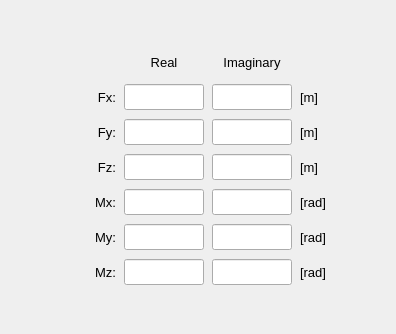
           <widget class="QWidget" name="tab_constant_values">
            <attribute name="title">
             <string>Constant values</string>
            </attribute>
            <layout class="QGridLayout" name="gridLayout_12">
             <property name="leftMargin">
              <number>2</number>
             </property>
             <property name="topMargin">
              <number>2</number>
             </property>
             <property name="rightMargin">
              <number>2</number>
             </property>
             <property name="bottomMargin">
              <number>2</number>
             </property>
             <property name="spacing">
              <number>2</number>
             </property>
             <item row="1" column="0">
              <widget class="QFrame" name="frame_8">
               <property name="minimumSize">
                <size>
                 <width>340</width>
                 <height>250</height>
                </size>
               </property>
               <property name="maximumSize">
                <size>
                 <width>16777215</width>
                 <height>320</height>
                </size>
               </property>
               <property name="font">
                <font>
                 <pointsize>11</pointsize>
                </font>
               </property>
               <property name="frameShape">
                <enum>QFrame::NoFrame</enum>
               </property>
               <property name="frameShadow">
                <enum>QFrame::Raised</enum>
               </property>
               <layout class="QGridLayout" name="gridLayout">
                <property name="leftMargin">
                 <number>4</number>
                </property>
                <property name="topMargin">
                 <number>4</number>
                </property>
                <property name="rightMargin">
                 <number>4</number>
                </property>
                <property name="bottomMargin">
                 <number>4</number>
                </property>
                <property name="horizontalSpacing">
                 <number>8</number>
                </property>
                <property name="verticalSpacing">
                 <number>6</number>
                </property>
                <item row="4" column="2">
                 <widget class="QLineEdit" name="lineEdit_real_Fy">
                  <property name="minimumSize">
                   <size>
                    <width>80</width>
                    <height>26</height>
                   </size>
                  </property>
                  <property name="maximumSize">
                   <size>
                    <width>80</width>
                    <height>26</height>
                   </size>
                  </property>
                  <property name="font">
                   <font>
                    <family>MS Shell Dlg 2</family>
                    <pointsize>10</pointsize>
                    <weight>50</weight>
                    <italic>false</italic>
                    <bold>false</bold>
                   </font>
                  </property>
                  <property name="styleSheet">
                   <string notr="true"/>
                  </property>
                  <property name="alignment">
                   <set>Qt::AlignCenter</set>
                  </property>
                 </widget>
                </item>
                <item row="4" column="4">
                 <widget class="QLabel" name="label_Uy_unit">
                  <property name="minimumSize">
                   <size>
                    <width>50</width>
                    <height>26</height>
                   </size>
                  </property>
                  <property name="maximumSize">
                   <size>
                    <width>50</width>
                    <height>26</height>
                   </size>
                  </property>
                  <property name="font">
                   <font>
                    <family>MS Shell Dlg 2</family>
                    <pointsize>10</pointsize>
                    <weight>50</weight>
                    <italic>false</italic>
                    <bold>false</bold>
                   </font>
                  </property>
                  <property name="text">
                   <string>[m]</string>
                  </property>
                  <property name="alignment">
                   <set>Qt::AlignLeading|Qt::AlignLeft|Qt::AlignVCenter</set>
                  </property>
                 </widget>
                </item>
                <item row="3" column="4">
                 <widget class="QLabel" name="label_Ux_unit">
                  <property name="minimumSize">
                   <size>
                    <width>50</width>
                    <height>26</height>
                   </size>
                  </property>
                  <property name="maximumSize">
                   <size>
                    <width>50</width>
                    <height>26</height>
                   </size>
                  </property>
                  <property name="font">
                   <font>
                    <family>MS Shell Dlg 2</family>
                    <pointsize>10</pointsize>
                    <weight>50</weight>
                    <italic>false</italic>
                    <bold>false</bold>
                   </font>
                  </property>
                  <property name="text">
                   <string>[m]</string>
                  </property>
                  <property name="alignment">
                   <set>Qt::AlignLeading|Qt::AlignLeft|Qt::AlignVCenter</set>
                  </property>
                 </widget>
                </item>
                <item row="5" column="2">
                 <widget class="QLineEdit" name="lineEdit_real_Fz">
                  <property name="minimumSize">
                   <size>
                    <width>80</width>
                    <height>26</height>
                   </size>
                  </property>
                  <property name="maximumSize">
                   <size>
                    <width>80</width>
                    <height>26</height>
                   </size>
                  </property>
                  <property name="font">
                   <font>
                    <family>MS Shell Dlg 2</family>
                    <pointsize>10</pointsize>
                    <weight>50</weight>
                    <italic>false</italic>
                    <bold>false</bold>
                   </font>
                  </property>
                  <property name="styleSheet">
                   <string notr="true"/>
                  </property>
                  <property name="alignment">
                   <set>Qt::AlignCenter</set>
                  </property>
                 </widget>
                </item>
                <item row="5" column="1">
                 <widget class="QLabel" name="label_Uz_constant">
                  <property name="minimumSize">
                   <size>
                    <width>70</width>
                    <height>26</height>
                   </size>
                  </property>
                  <property name="maximumSize">
                   <size>
                    <width>70</width>
                    <height>26</height>
                   </size>
                  </property>
                  <property name="font">
                   <font>
                    <family>MS Shell Dlg 2</family>
                    <pointsize>10</pointsize>
                    <weight>50</weight>
                    <italic>false</italic>
                    <bold>false</bold>
                   </font>
                  </property>
                  <property name="text">
                   <string>Fz:</string>
                  </property>
                  <property name="alignment">
                   <set>Qt::AlignRight|Qt::AlignTrailing|Qt::AlignVCenter</set>
                  </property>
                 </widget>
                </item>
                <item row="3" column="0">
                 <spacer name="horizontalSpacer_2">
                  <property name="orientation">
                   <enum>Qt::Horizontal</enum>
                  </property>
                  <property name="sizeHint" stdset="0">
                   <size>
                    <width>40</width>
                    <height>20</height>
                   </size>
                  </property>
                 </spacer>
                </item>
                <item row="2" column="3">
                 <widget class="QLabel" name="label_20">
                  <property name="minimumSize">
                   <size>
                    <width>80</width>
                    <height>26</height>
                   </size>
                  </property>
                  <property name="maximumSize">
                   <size>
                    <width>80</width>
                    <height>26</height>
                   </size>
                  </property>
                  <property name="font">
                   <font>
                    <family>MS Shell Dlg 2</family>
                    <pointsize>10</pointsize>
                    <weight>50</weight>
                    <italic>false</italic>
                    <bold>false</bold>
                   </font>
                  </property>
                  <property name="text">
                   <string>Imaginary</string>
                  </property>
                  <property name="alignment">
                   <set>Qt::AlignCenter</set>
                  </property>
                 </widget>
                </item>
                <item row="3" column="5">
                 <spacer name="horizontalSpacer">
                  <property name="orientation">
                   <enum>Qt::Horizontal</enum>
                  </property>
                  <property name="sizeHint" stdset="0">
                   <size>
                    <width>40</width>
                    <height>20</height>
                   </size>
                  </property>
                 </spacer>
                </item>
                <item row="2" column="2">
                 <widget class="QLabel" name="label_4">
                  <property name="minimumSize">
                   <size>
                    <width>80</width>
                    <height>26</height>
                   </size>
                  </property>
                  <property name="maximumSize">
                   <size>
                    <width>80</width>
                    <height>26</height>
                   </size>
                  </property>
                  <property name="font">
                   <font>
                    <family>MS Shell Dlg 2</family>
                    <pointsize>10</pointsize>
                    <weight>50</weight>
                    <italic>false</italic>
                    <bold>false</bold>
                   </font>
                  </property>
                  <property name="text">
                   <string>Real</string>
                  </property>
                  <property name="alignment">
                   <set>Qt::AlignCenter</set>
                  </property>
                 </widget>
                </item>
                <item row="3" column="3">
                 <widget class="QLineEdit" name="lineEdit_imag_Fx">
                  <property name="minimumSize">
                   <size>
                    <width>80</width>
                    <height>26</height>
                   </size>
                  </property>
                  <property name="maximumSize">
                   <size>
                    <width>80</width>
                    <height>26</height>
                   </size>
                  </property>
                  <property name="font">
                   <font>
                    <family>MS Shell Dlg 2</family>
                    <pointsize>10</pointsize>
                    <weight>50</weight>
                    <italic>false</italic>
                    <bold>false</bold>
                   </font>
                  </property>
                  <property name="styleSheet">
                   <string notr="true"/>
                  </property>
                  <property name="alignment">
                   <set>Qt::AlignCenter</set>
                  </property>
                 </widget>
                </item>
                <item row="3" column="2">
                 <widget class="QLineEdit" name="lineEdit_real_Fx">
                  <property name="minimumSize">
                   <size>
                    <width>80</width>
                    <height>26</height>
                   </size>
                  </property>
                  <property name="maximumSize">
                   <size>
                    <width>80</width>
                    <height>26</height>
                   </size>
                  </property>
                  <property name="font">
                   <font>
                    <family>MS Shell Dlg 2</family>
                    <pointsize>10</pointsize>
                    <weight>50</weight>
                    <italic>false</italic>
                    <bold>false</bold>
                   </font>
                  </property>
                  <property name="styleSheet">
                   <string notr="true"/>
                  </property>
                  <property name="text">
                   <string/>
                  </property>
                  <property name="alignment">
                   <set>Qt::AlignCenter</set>
                  </property>
                 </widget>
                </item>
                <item row="4" column="1">
                 <widget class="QLabel" name="label_Uy_constant">
                  <property name="minimumSize">
                   <size>
                    <width>70</width>
                    <height>26</height>
                   </size>
                  </property>
                  <property name="maximumSize">
                   <size>
                    <width>70</width>
                    <height>26</height>
                   </size>
                  </property>
                  <property name="font">
                   <font>
                    <family>MS Shell Dlg 2</family>
                    <pointsize>10</pointsize>
                    <weight>50</weight>
                    <italic>false</italic>
                    <bold>false</bold>
                   </font>
                  </property>
                  <property name="text">
                   <string>Fy:</string>
                  </property>
                  <property name="alignment">
                   <set>Qt::AlignRight|Qt::AlignTrailing|Qt::AlignVCenter</set>
                  </property>
                 </widget>
                </item>
                <item row="4" column="3">
                 <widget class="QLineEdit" name="lineEdit_imag_Fy">
                  <property name="minimumSize">
                   <size>
                    <width>80</width>
                    <height>26</height>
                   </size>
                  </property>
                  <property name="maximumSize">
                   <size>
                    <width>80</width>
                    <height>26</height>
                   </size>
                  </property>
                  <property name="font">
                   <font>
                    <family>MS Shell Dlg 2</family>
                    <pointsize>10</pointsize>
                    <weight>50</weight>
                    <italic>false</italic>
                    <bold>false</bold>
                   </font>
                  </property>
                  <property name="styleSheet">
                   <string notr="true"/>
                  </property>
                  <property name="alignment">
                   <set>Qt::AlignCenter</set>
                  </property>
                 </widget>
                </item>
                <item row="5" column="4">
                 <widget class="QLabel" name="label_Uz_unit">
                  <property name="minimumSize">
                   <size>
                    <width>50</width>
                    <height>26</height>
                   </size>
                  </property>
                  <property name="maximumSize">
                   <size>
                    <width>50</width>
                    <height>26</height>
                   </size>
                  </property>
                  <property name="font">
                   <font>
                    <family>MS Shell Dlg 2</family>
                    <pointsize>10</pointsize>
                    <weight>50</weight>
                    <italic>false</italic>
                    <bold>false</bold>
                   </font>
                  </property>
                  <property name="text">
                   <string>[m]</string>
                  </property>
                  <property name="alignment">
                   <set>Qt::AlignLeading|Qt::AlignLeft|Qt::AlignVCenter</set>
                  </property>
                 </widget>
                </item>
                <item row="3" column="1">
                 <widget class="QLabel" name="label_Ux_constant">
                  <property name="minimumSize">
                   <size>
                    <width>70</width>
                    <height>26</height>
                   </size>
                  </property>
                  <property name="maximumSize">
                   <size>
                    <width>70</width>
                    <height>26</height>
                   </size>
                  </property>
                  <property name="font">
                   <font>
                    <family>MS Shell Dlg 2</family>
                    <pointsize>10</pointsize>
                    <weight>50</weight>
                    <italic>false</italic>
                    <bold>false</bold>
                   </font>
                  </property>
                  <property name="text">
                   <string>Fx:</string>
                  </property>
                  <property name="alignment">
                   <set>Qt::AlignRight|Qt::AlignTrailing|Qt::AlignVCenter</set>
                  </property>
                 </widget>
                </item>
                <item row="8" column="4">
                 <widget class="QLabel" name="label_Rz_unit">
                  <property name="minimumSize">
                   <size>
                    <width>50</width>
                    <height>26</height>
                   </size>
                  </property>
                  <property name="maximumSize">
                   <size>
                    <width>50</width>
                    <height>26</height>
                   </size>
                  </property>
                  <property name="font">
                   <font>
                    <pointsize>10</pointsize>
                    <weight>50</weight>
                    <italic>false</italic>
                    <bold>false</bold>
                   </font>
                  </property>
                  <property name="text">
                   <string>[rad]</string>
                  </property>
                  <property name="alignment">
                   <set>Qt::AlignLeading|Qt::AlignLeft|Qt::AlignVCenter</set>
                  </property>
                 </widget>
                </item>
                <item row="5" column="3">
                 <widget class="QLineEdit" name="lineEdit_imag_Fz">
                  <property name="minimumSize">
                   <size>
                    <width>80</width>
                    <height>26</height>
                   </size>
                  </property>
                  <property name="maximumSize">
                   <size>
                    <width>80</width>
                    <height>26</height>
                   </size>
                  </property>
                  <property name="font">
                   <font>
                    <family>MS Shell Dlg 2</family>
                    <pointsize>10</pointsize>
                    <weight>50</weight>
                    <italic>false</italic>
                    <bold>false</bold>
                   </font>
                  </property>
                  <property name="styleSheet">
                   <string notr="true"/>
                  </property>
                  <property name="alignment">
                   <set>Qt::AlignCenter</set>
                  </property>
                 </widget>
                </item>
                <item row="8" column="2">
                 <widget class="QLineEdit" name="lineEdit_real_Mz">
                  <property name="minimumSize">
                   <size>
                    <width>80</width>
                    <height>26</height>
                   </size>
                  </property>
                  <property name="maximumSize">
                   <size>
                    <width>80</width>
                    <height>26</height>
                   </size>
                  </property>
                  <property name="font">
                   <font>
                    <pointsize>10</pointsize>
                    <weight>50</weight>
                    <bold>false</bold>
                   </font>
                  </property>
                  <property name="styleSheet">
                   <string notr="true"/>
                  </property>
                  <property name="alignment">
                   <set>Qt::AlignCenter</set>
                  </property>
                 </widget>
                </item>
                <item row="7" column="4">
                 <widget class="QLabel" name="label_Ry_unit">
                  <property name="minimumSize">
                   <size>
                    <width>50</width>
                    <height>26</height>
                   </size>
                  </property>
                  <property name="maximumSize">
                   <size>
                    <width>50</width>
                    <height>26</height>
                   </size>
                  </property>
                  <property name="font">
                   <font>
                    <pointsize>10</pointsize>
                    <weight>50</weight>
                    <italic>false</italic>
                    <bold>false</bold>
                   </font>
                  </property>
                  <property name="text">
                   <string>[rad]</string>
                  </property>
                  <property name="alignment">
                   <set>Qt::AlignLeading|Qt::AlignLeft|Qt::AlignVCenter</set>
                  </property>
                 </widget>
                </item>
                <item row="6" column="4">
                 <widget class="QLabel" name="label_Rx_unit">
                  <property name="minimumSize">
                   <size>
                    <width>50</width>
                    <height>26</height>
                   </size>
                  </property>
                  <property name="maximumSize">
                   <size>
                    <width>50</width>
                    <height>26</height>
                   </size>
                  </property>
                  <property name="font">
                   <font>
                    <pointsize>10</pointsize>
                    <weight>50</weight>
                    <italic>false</italic>
                    <bold>false</bold>
                   </font>
                  </property>
                  <property name="text">
                   <string>[rad]</string>
                  </property>
                  <property name="alignment">
                   <set>Qt::AlignLeading|Qt::AlignLeft|Qt::AlignVCenter</set>
                  </property>
                 </widget>
                </item>
                <item row="7" column="1">
                 <widget class="QLabel" name="label_Ry_constant">
                  <property name="minimumSize">
                   <size>
                    <width>70</width>
                    <height>26</height>
                   </size>
                  </property>
                  <property name="maximumSize">
                   <size>
                    <width>70</width>
                    <height>26</height>
                   </size>
                  </property>
                  <property name="font">
                   <font>
                    <pointsize>10</pointsize>
                   </font>
                  </property>
                  <property name="text">
                   <string>My:</string>
                  </property>
                  <property name="alignment">
                   <set>Qt::AlignRight|Qt::AlignTrailing|Qt::AlignVCenter</set>
                  </property>
                 </widget>
                </item>
                <item row="8" column="1">
                 <widget class="QLabel" name="label_Rz_constant">
                  <property name="minimumSize">
                   <size>
                    <width>70</width>
                    <height>26</height>
                   </size>
                  </property>
                  <property name="maximumSize">
                   <size>
                    <width>70</width>
                    <height>26</height>
                   </size>
                  </property>
                  <property name="font">
                   <font>
                    <pointsize>10</pointsize>
                   </font>
                  </property>
                  <property name="text">
                   <string>Mz:</string>
                  </property>
                  <property name="alignment">
                   <set>Qt::AlignRight|Qt::AlignTrailing|Qt::AlignVCenter</set>
                  </property>
                 </widget>
                </item>
                <item row="6" column="1">
                 <widget class="QLabel" name="label_Rx_constant">
                  <property name="minimumSize">
                   <size>
                    <width>70</width>
                    <height>26</height>
                   </size>
                  </property>
                  <property name="maximumSize">
                   <size>
                    <width>70</width>
                    <height>26</height>
                   </size>
                  </property>
                  <property name="font">
                   <font>
                    <pointsize>10</pointsize>
                   </font>
                  </property>
                  <property name="text">
                   <string>Mx:</string>
                  </property>
                  <property name="alignment">
                   <set>Qt::AlignRight|Qt::AlignTrailing|Qt::AlignVCenter</set>
                  </property>
                 </widget>
                </item>
                <item row="6" column="2">
                 <widget class="QLineEdit" name="lineEdit_real_Mx">
                  <property name="minimumSize">
                   <size>
                    <width>80</width>
                    <height>26</height>
                   </size>
                  </property>
                  <property name="maximumSize">
                   <size>
                    <width>80</width>
                    <height>26</height>
                   </size>
                  </property>
                  <property name="font">
                   <font>
                    <pointsize>10</pointsize>
                    <weight>50</weight>
                    <bold>false</bold>
                   </font>
                  </property>
                  <property name="styleSheet">
                   <string notr="true"/>
                  </property>
                  <property name="alignment">
                   <set>Qt::AlignCenter</set>
                  </property>
                 </widget>
                </item>
                <item row="7" column="2">
                 <widget class="QLineEdit" name="lineEdit_real_My">
                  <property name="minimumSize">
                   <size>
                    <width>80</width>
                    <height>26</height>
                   </size>
                  </property>
                  <property name="maximumSize">
                   <size>
                    <width>80</width>
                    <height>26</height>
                   </size>
                  </property>
                  <property name="font">
                   <font>
                    <pointsize>10</pointsize>
                    <weight>50</weight>
                    <bold>false</bold>
                   </font>
                  </property>
                  <property name="styleSheet">
                   <string notr="true"/>
                  </property>
                  <property name="alignment">
                   <set>Qt::AlignCenter</set>
                  </property>
                 </widget>
                </item>
                <item row="7" column="3">
                 <widget class="QLineEdit" name="lineEdit_imag_My">
                  <property name="minimumSize">
                   <size>
                    <width>80</width>
                    <height>26</height>
                   </size>
                  </property>
                  <property name="maximumSize">
                   <size>
                    <width>80</width>
                    <height>26</height>
                   </size>
                  </property>
                  <property name="font">
                   <font>
                    <pointsize>10</pointsize>
                    <weight>50</weight>
                    <bold>false</bold>
                   </font>
                  </property>
                  <property name="styleSheet">
                   <string notr="true"/>
                  </property>
                  <property name="alignment">
                   <set>Qt::AlignCenter</set>
                  </property>
                 </widget>
                </item>
                <item row="6" column="3">
                 <widget class="QLineEdit" name="lineEdit_imag_Mx">
                  <property name="minimumSize">
                   <size>
                    <width>80</width>
                    <height>26</height>
                   </size>
                  </property>
                  <property name="maximumSize">
                   <size>
                    <width>80</width>
                    <height>26</height>
                   </size>
                  </property>
                  <property name="font">
                   <font>
                    <pointsize>10</pointsize>
                    <weight>50</weight>
                    <bold>false</bold>
                   </font>
                  </property>
                  <property name="styleSheet">
                   <string notr="true"/>
                  </property>
                  <property name="alignment">
                   <set>Qt::AlignCenter</set>
                  </property>
                 </widget>
                </item>
                <item row="8" column="3">
                 <widget class="QLineEdit" name="lineEdit_imag_Mz">
                  <property name="minimumSize">
                   <size>
                    <width>80</width>
                    <height>26</height>
                   </size>
                  </property>
                  <property name="maximumSize">
                   <size>
                    <width>80</width>
                    <height>26</height>
                   </size>
                  </property>
                  <property name="font">
                   <font>
                    <pointsize>10</pointsize>
                    <weight>50</weight>
                    <bold>false</bold>
                   </font>
                  </property>
                  <property name="styleSheet">
                   <string notr="true"/>
                  </property>
                  <property name="alignment">
                   <set>Qt::AlignCenter</set>
                  </property>
                 </widget>
                </item>
               </layout>
              </widget>
             </item>
             <item row="0" column="0">
              <spacer name="verticalSpacer">
               <property name="orientation">
                <enum>Qt::Vertical</enum>
               </property>
               <property name="sizeHint" stdset="0">
                <size>
                 <width>20</width>
                 <height>40</height>
                </size>
               </property>
              </spacer>
             </item>
             <item row="2" column="0">
              <spacer name="verticalSpacer_2">
               <property name="orientation">
                <enum>Qt::Vertical</enum>
               </property>
               <property name="sizeHint" stdset="0">
                <size>
                 <width>20</width>
                 <height>40</height>
                </size>
               </property>
              </spacer>
             </item>
            </layout>
           </widget>
